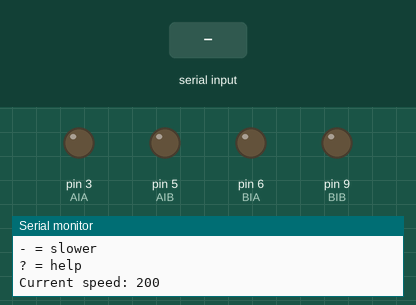
This sketch was run on a simulated Arduino Nano, built with avr-gcc and run on an emulated ATmega328P. On the bench: output pins drawn as LEDs (lit = HIGH), the last lines printed to the serial monitor. The inputs (shaded band) are chosen by the test bench.

Above: at 1.3 s.
1.4 s: "F\n" received over Serial
At 2.5 s:
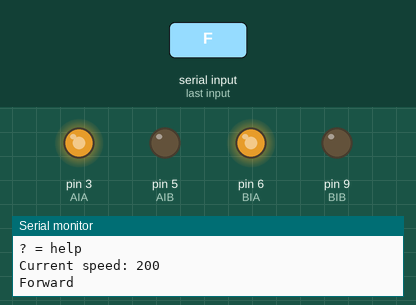
3.3 s: byte 66 ('B') received over Serial
At 4.0 s:
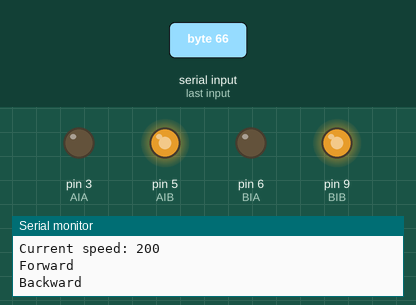
5.2 s: byte 76 ('L') received over Serial
At 6.6 s:
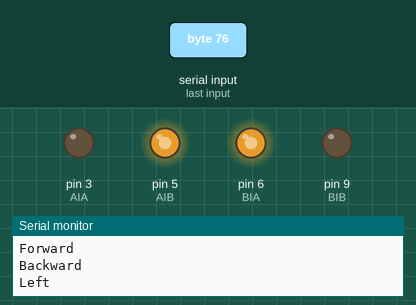
7.1 s: byte 82 ('R') received over Serial
At 8.1 s:
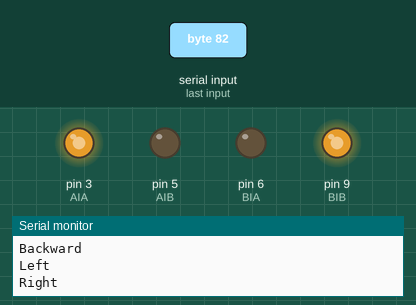
9.0 s: byte 83 ('S') received over Serial
At 10.4 s:
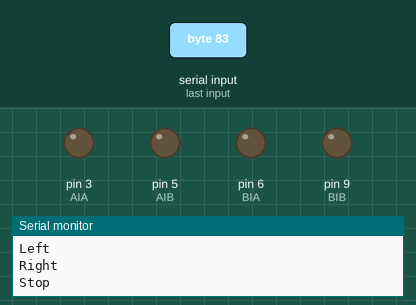
Timing chart, 0 to 12.0 s (numbered marks = the images above; inputs shaded):
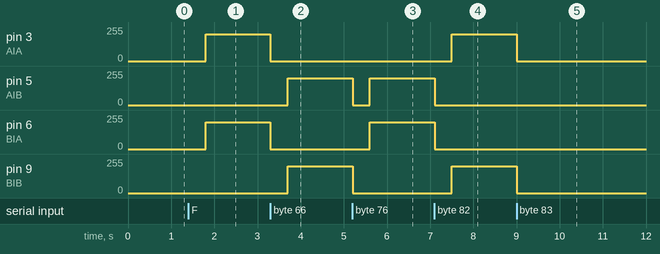

The sketch:

Lab4_Serial_Monitor_Robot.ino
```cpp
/*
  Lab 4: Serial Monitor Robot Control
  Written by: Mahmoud Yassin

  Description:
    In this lab, students test a simple 2-motor robot from the Arduino
    Serial Monitor. The robot uses an Arduino Nano, an L9110 2-channel
    motor driver, and two DC motors.

    The computer sends one letter to the Arduino through the USB cable.
    The Arduino reads the letter and controls the L9110 motor driver.
    The motor driver then controls the direction and speed of the motors.

  Learning Goals:
    1. Use the Serial Monitor to send commands to an Arduino.
    2. Control two DC motors using an L9110 2-channel motor driver.
    3. Understand simple robot movements: forward, backward, left, right, stop.
    4. Use PWM values from 0 to 255 to control motor speed.

  Materials:
    - Arduino Nano
    - L9110 2-channel motor driver
    - Two DC motors
    - External battery or power supply for the motors
    - USB cable
    - Jumper wires

  Wiring:
    L9110 A-IA -> Arduino Nano D3
    L9110 A-IB -> Arduino Nano D5
    L9110 B-IA -> Arduino Nano D6
    L9110 B-IB -> Arduino Nano D9
    L9110 GND  -> Arduino Nano GND and battery/power supply GND
    L9110 VCC  -> External motor power, usually 2.5V to 12V

    Important:
      The Arduino GND and motor battery GND must be connected together.
      Do not power the motors only from the Arduino Nano 5V pin or USB.

  Arduino IDE Setup:
    Board: Arduino Nano
    Baud rate: 9600
    Serial Monitor line ending: any setting is okay

  Serial Monitor Commands:
    F = forward
    B = backward
    L = turn left
    R = turn right
    S = stop
    + = faster
    - = slower
    ? = show help

  How The Code Is Organized:
    setup()
      Runs once. It sets the motor pins as outputs, stops the motors,
      starts Serial communication, and prints the help menu.

    loop()
      Runs again and again. It checks the Serial Monitor for a command.
      When a command arrives, it calls the correct movement function.

    forward(), backward(), turnLeft(), turnRight()
      These functions tell the L9110 which direction each motor should spin.

    stopMotors()
      Turns off all motor driver inputs.

    faster(), slower()
      Change the PWM speed value. 0 means stopped. 255 means full speed.

  Note:
    The robot stops for 400 ms before every new movement. This short pause
    makes the L9110 driver change direction reliably.
*/

// Connect the L9110 motor driver input pins to these Arduino Nano pins.
const int AIA = 3;  // Motor A input A
const int AIB = 5;  // Motor A input B
const int BIA = 6;  // Motor B input A
const int BIB = 9;  // Motor B input B

// Motor speed uses PWM. 0 = stopped, 255 = full speed.
int motorSpeed = 200;

// The robot stops briefly before each new movement.
// This protects the motor driver and makes direction changes reliable.
const int directionChangeDelay = 400;

void stopMotors() {
  digitalWrite(AIA, LOW);
  digitalWrite(AIB, LOW);
  digitalWrite(BIA, LOW);
  digitalWrite(BIB, LOW);
}

void pauseBeforeMoving() {
  stopMotors();
  delay(directionChangeDelay);
}

void forward() {
  pauseBeforeMoving();

  analogWrite(AIA, motorSpeed);
  digitalWrite(AIB, LOW);

  analogWrite(BIA, motorSpeed);
  digitalWrite(BIB, LOW);
}

void backward() {
  pauseBeforeMoving();

  digitalWrite(AIA, LOW);
  analogWrite(AIB, motorSpeed);

  digitalWrite(BIA, LOW);
  analogWrite(BIB, motorSpeed);
}

void turnLeft() {
  pauseBeforeMoving();

  digitalWrite(AIA, LOW);
  analogWrite(AIB, motorSpeed);

  analogWrite(BIA, motorSpeed);
  digitalWrite(BIB, LOW);
}

void turnRight() {
  pauseBeforeMoving();

  analogWrite(AIA, motorSpeed);
  digitalWrite(AIB, LOW);

  digitalWrite(BIA, LOW);
  analogWrite(BIB, motorSpeed);
}

void faster() {
  motorSpeed = motorSpeed + 25;

  if (motorSpeed > 255) {
    motorSpeed = 255;
  }

  Serial.print("Speed: ");
  Serial.println(motorSpeed);
}

void slower() {
  motorSpeed = motorSpeed - 25;

  if (motorSpeed < 0) {
    motorSpeed = 0;
  }

  Serial.print("Speed: ");
  Serial.println(motorSpeed);
}

void showHelp() {
  Serial.println();
  Serial.println("Hi! Welcome to the RoboLink Serial Monitor Robot Control Lab.");
  Serial.println("RoboLink: Serial Monitor Robot Control");
  Serial.println("F = forward");
  Serial.println("B = backward");
  Serial.println("L = left");
  Serial.println("R = right");
  Serial.println("S = stop");
  Serial.println("+ = faster");
  Serial.println("- = slower");
  Serial.println("? = help");
  Serial.print("Current speed: ");
  Serial.println(motorSpeed);
  Serial.println();
}

void setup() {
  pinMode(AIA, OUTPUT);
  pinMode(AIB, OUTPUT);
  pinMode(BIA, OUTPUT);
  pinMode(BIB, OUTPUT);

  stopMotors();

  Serial.begin(9600);
  showHelp();
}

void loop() {
  if (Serial.available() > 0) {
    char command = Serial.read();

    // Ignore Enter/newline characters from the Serial Monitor.
    if (command == '\n' || command == '\r') {
      return;
    }

    // Make lowercase letters behave like uppercase letters.
    if (command >= 'a' && command <= 'z') {
      command = command - 32;
    }

    if (command == 'F') {
      forward();
      Serial.println("Forward");
    } else if (command == 'B') {
      backward();
      Serial.println("Backward");
    } else if (command == 'L') {
      turnLeft();
      Serial.println("Left");
    } else if (command == 'R') {
      turnRight();
      Serial.println("Right");
    } else if (command == 'S') {
      stopMotors();
      Serial.println("Stop");
    } else if (command == '+') {
      faster();
    } else if (command == '-') {
      slower();
    } else if (command == '?') {
      showHelp();
    } else {
      Serial.println("Unknown command. Send ? for help.");
    }
  }
}
```

Measured:
- after the input at 1.4 s, pin 3 (AIA), pin 6 (BIA): 0/255 → 200/255 after 0.40 s
- after the input at 3.3 s, pin 3 (AIA), pin 6 (BIA): 200/255 → 0/255 at once; pin 5 (AIB), pin 9 (BIB): 0/255 → 200/255 after 0.40 s
- after the input at 5.2 s, pin 5 (AIB): 200/255 → 0/255 at once, → 200/255 0.40 s later; pin 6 (BIA): 0/255 → 200/255 after 0.40 s; pin 9 (BIB): 200/255 → 0/255 at once
- after the input at 7.1 s, pin 3 (AIA), pin 9 (BIB): 0/255 → 200/255 after 0.40 s; pin 5 (AIB), pin 6 (BIA): 200/255 → 0/255 at once
- after the input at 9.0 s, pin 3 (AIA), pin 9 (BIB): 200/255 → 0/255 at once
